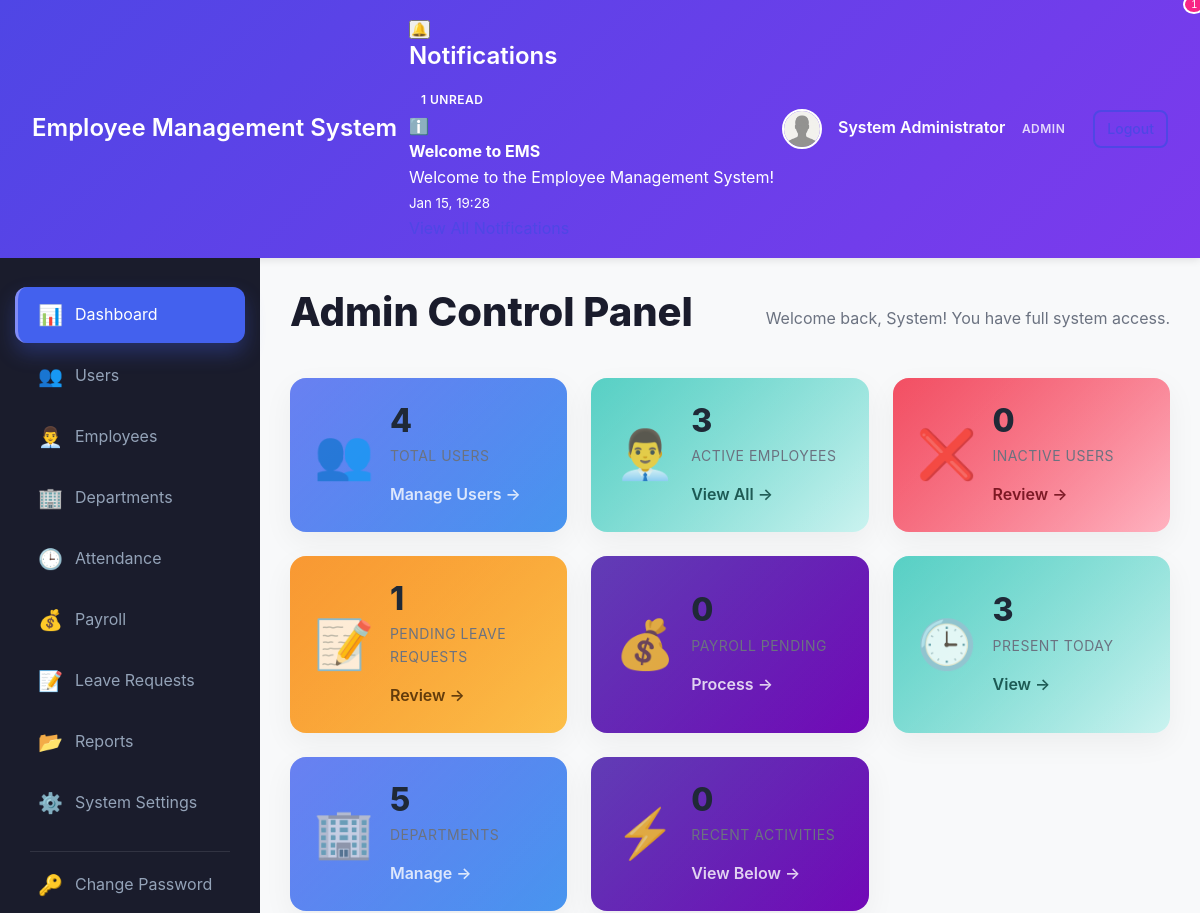
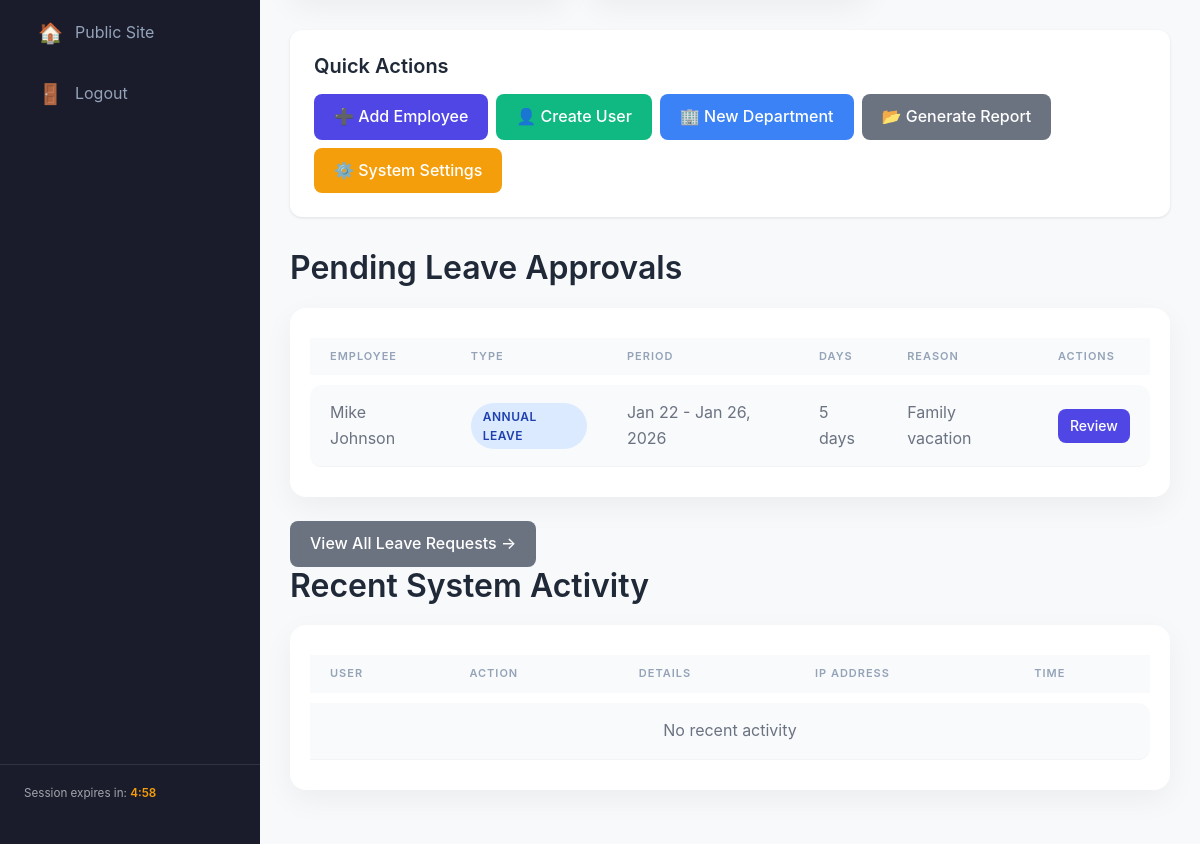
Page /dashboard/admin_dashboard.php (signed in) on the committed database (2 pictures, top to bottom).
### tables this page shows
CREATE TABLE IF NOT EXISTS `notifications` (
  `id` int(11) NOT NULL AUTO_INCREMENT,
  `user_id` int(11) NOT NULL,
  `type` enum('Info','Success','Warning','Danger') DEFAULT 'Info',
  `title` varchar(200) NOT NULL,
  `message` text NOT NULL,
  `is_read` tinyint(1) DEFAULT 0,
  `link` varchar(255) DEFAULT NULL,
  `created_at` timestamp NOT NULL DEFAULT CURRENT_TIMESTAMP,
  PRIMARY KEY (`id`),
  KEY `idx_user_read` (`user_id`, `is_read`),
  KEY `idx_created` (`created_at`),
  CONSTRAINT `fk_notification_user` FOREIGN KEY (`user_id`) REFERENCES `users` (`id`) ON DELETE CASCADE
);

CREATE TABLE IF NOT EXISTS `leave_requests` (
  `id` int(11) NOT NULL AUTO_INCREMENT,
  `employee_id` int(11) NOT NULL,
  `leave_type` enum('Sick Leave','Casual Leave','Annual Leave','Maternity Leave','Paternity Leave','Unpaid Leave') NOT NULL,
  `start_date` date NOT NULL,
  `end_date` date NOT NULL,
  `days` int(11) NOT NULL,
  `reason` text NOT NULL,
  `status` enum('Pending','Approved','Rejected') DEFAULT 'Pending',
  `reviewed_by` int(11) DEFAULT NULL,
  `review_date` datetime DEFAULT NULL,
  `review_notes` text,
  `created_at` timestamp NOT NULL DEFAULT CURRENT_TIMESTAMP,
  `updated_at` timestamp NOT NULL DEFAULT CURRENT_TIMESTAMP ON UPDATE CURRENT_TIMESTAMP,
  PRIMARY KEY (`id`),
  KEY `idx_status` (`status`),
  KEY `idx_employee` (`employee_id`),
  KEY `idx_dates` (`start_date`, `end_date`),
  CONSTRAINT `fk_leave_employee` FOREIGN KEY (`employee_id`) REFERENCES `employees` (`id`) ON DELETE CASCADE,
  CONSTRAINT `fk_leave_reviewer` FOREIGN KEY (`reviewed_by`) REFERENCES `users` (`id`) ON DELETE SET NULL
);

CREATE TABLE `users` (
  `id` int(11) NOT NULL AUTO_INCREMENT,
  `first_name` varchar(50) NOT NULL,
  `last_name` varchar(50) NOT NULL,
  `gender` enum('Male','Female','Other') NOT NULL,
  `username` varchar(50) NOT NULL,
  `email` varchar(100) NOT NULL,
  `password` varchar(255) NOT NULL,
  `phone` varchar(20) DEFAULT NULL,
  `profile_picture` varchar(255) DEFAULT 'default-avatar.png',
  `user_type` enum('Admin','HR','Manager','Employee') NOT NULL DEFAULT 'Employee',
  `user_status` enum('Active','Inactive') NOT NULL DEFAULT 'Active',
  `created_at` timestamp NOT NULL DEFAULT CURRENT_TIMESTAMP,
  `updated_at` timestamp NOT NULL DEFAULT CURRENT_TIMESTAMP ON UPDATE CURRENT_TIMESTAMP,
  PRIMARY KEY (`id`),
  UNIQUE KEY `username` (`username`),
  UNIQUE KEY `email` (`email`),
  KEY `idx_user_status` (`user_status`),
  KEY `idx_user_type` (`user_type`)
);

### dashboard/admin_dashboard.php (the view, shortened to what the rows shown need)
<?php
require_once '../config/db_connect.php';
require_once '../includes/functions.php';
$stats = get_dashboard_stats_admin();
try {
    $stmt = $pdo->query("
        SELECT lr.*, e.employee_id, u.first_name, u.last_name
        FROM leave_requests lr
        JOIN employees e ON lr.employee_id = e.id
        JOIN users u ON e.user_id = u.id
        WHERE lr.status = 'Pending'
        ORDER BY lr.created_at DESC
        LIMIT 5
    ");
    $pending_leaves = $stmt->fetchAll();
} catch (PDOException $e) {
    error_log("Pending leaves error: " . $e->getMessage());
    $pending_leaves = [];
}
?>
<!DOCTYPE html>
<html lang="en">
<head>
    <link rel="stylesheet" href="../assets/css/style.css">
    <link rel="stylesheet" href="../assets/css/dashboard.css">
    <link rel="stylesheet" href="../assets/css/admin_dashboard.css">
</head>
<body class="dashboard-page admin-page">
    <?php include 'includes/admin_header.php'; ?>
    <div class="dashboard-container">
        <main class="dashboard-content">
            <div class="page-header">
                <h1>Admin Control Panel</h1>
            </div>
            <div class="stats-grid admin-stats-grid">
                <div class="stat-card stat-success">
                    <div class="stat-details">
                        <h3><?php echo $stats['active_employees']; ?></h3>
                        <p>Active Employees</p>
                        <a href="employees/list.php" class="stat-link">View All →</a>
                    </div>
                </div>
                <div class="stat-card stat-warning">
                    <div class="stat-details">
                        <h3><?php echo $stats['pending_leaves']; ?></h3>
                        <p>Pending Leave Requests</p>
                        <a href="leaves/manage.php" class="stat-link">Review →</a>
                    </div>
                </div>
                <div class="stat-card stat-success">
                    <div class="stat-details">
                        <h3><?php echo $stats['attendance_today']; ?></h3>
                        <p>Present Today</p>
                        <a href="attendance/manage.php" class="stat-link">View →</a>
                    </div>
                </div>
                <div class="stat-card stat-primary">
                    <div class="stat-details">
                        <h3><?php echo $stats['total_departments']; ?></h3>
                        <p>Departments</p>
                        <a href="departments/manage.php" class="stat-link">Manage →</a>
                    </div>
                </div>
            </div>
            <div class="quick-actions">
                <h2>Quick Actions</h2>
            </div>
            <?php if (!empty($pending_leaves)): ?>
            <div class="admin-section">
                <h2>Pending Leave Approvals</h2>
                <div class="table-container">
                    <table class="data-table">
                        <thead>
                            <tr>
                                <th>Employee</th>
                                <th>Type</th>
                                <th>Period</th>
                                <th>Days</th>
                                <th>Reason</th>
                                <th>Actions</th>
                            </tr>
                        </thead>
                        <tbody>
                            <?php foreach ($pending_leaves as $leave): ?>
                                <tr>
                                    <td><?php echo htmlspecialchars($leave['first_name'] . ' ' . $leave['last_name']); ?></td>
                                    <td><span class="badge badge-info"><?php echo htmlspecialchars($leave['leave_type']); ?></span></td>
                                    <td><?php echo date('M d', strtotime($leave['start_date'])) . ' - ' . date('M d, Y', strtotime($leave['end_date'])); ?></td>
                                    <td><?php echo $leave['days']; ?> days</td>
                                    <td><?php echo htmlspecialchars(substr($leave['reason'], 0, 50)) . (strlen($leave['reason']) > 50 ? '...' : ''); ?></td>
                                    <td>
                                        <a href="leaves/manage.php?id=<?php echo $leave['id']; ?>" class="btn btn-sm btn-primary">Review</a>
                                    </td>
                                </tr>
                            <?php endforeach; ?>
                        </tbody>
                    </table>
                </div>
            </div>
            <?php endif; ?>
            <div class="admin-section" id="activities">
                <h2>Recent System Activity</h2>
                <div class="table-container">
                    <table class="data-table">
                        <thead>
                            <tr>
                                <th>User</th>
                                <th>Action</th>
                                <th>Details</th>
                                <th>IP Address</th>
                                <th>Time</th>
                            </tr>
                        </thead>
                    </table>
                </div>
            </div>
        </main>
    </div>
</body>
</html>

### dashboard/includes/admin_header.php (shortened to what the rows shown need)
<?php
$notification_count = get_unread_notification_count($_SESSION['user_id']);
$notifications = get_user_notifications($_SESSION['user_id'], 5);
?>
<header class="dashboard-header admin-header">
    <div class="header-container">
        <div class="logo">
            <h2><?php echo SITE_NAME; ?></h2>
        </div>
        <div class="header-actions">
            <div class="notifications-dropdown">
                <div class="notification-dropdown-content" id="notificationDropdown">
                    <div class="notification-list">
                        <?php if (empty($notifications)): ?>
                            <div class="notification-item">
                                <p>No notifications</p>
                            </div>
                        <?php else: ?>
                            <?php foreach ($notifications as $notif): ?>
                                <div class="notification-item <?php echo $notif['is_read'] ? '' : 'unread'; ?>">
                                    <div class="notif-icon notif-<?php echo strtolower($notif['type']); ?>">
                                        <?php
                                        $icons = ['Info' => 'ℹ️', 'Success' => '✅', 'Warning' => '⚠️', 'Danger' => '🚨'];
                                        echo $icons[$notif['type']] ?? 'ℹ️';
                                        ?>
                                    </div>
                                    <div class="notif-content">
                                        <strong><?php echo htmlspecialchars($notif['title']); ?></strong>
                                        <p><?php echo htmlspecialchars($notif['message']); ?></p>
                                        <small><?php echo date('M d, H:i', strtotime($notif['created_at'])); ?></small>
                                    </div>
                                </div>
                            <?php endforeach; ?>
                        <?php endif; ?>
                    </div>
                </div>
            </div>
        </div>
    </div>
</header>

### rows in the picture
notifications: type "ℹ️", title "Welcome to EMS", message "Welcome to the Employee Management System!", created_at "Jan 15, 19:28"
leave_requests: employee "3", id "1", days "5", users.first_name+last_name "Mike Johnson", leave_type "ANNUAL LEAVE", start_date "Jan 22", end_date "Jan 26, 2026", reason "Family vacation"

### other values in the picture
SITE_NAME "Employee Management System"
$notification_count "1"
$_SESSION['first_name'] . ' ' . $_SESSION['last_name'] "System Administrator"
$_SESSION['user_type'] "ADMIN"
$_SESSION['first_name'] "System"
$stats['total_users'] "4"
$stats['inactive_users'] "0"
$stats['payroll_due'] "0"
count($recent_activities) "0"
